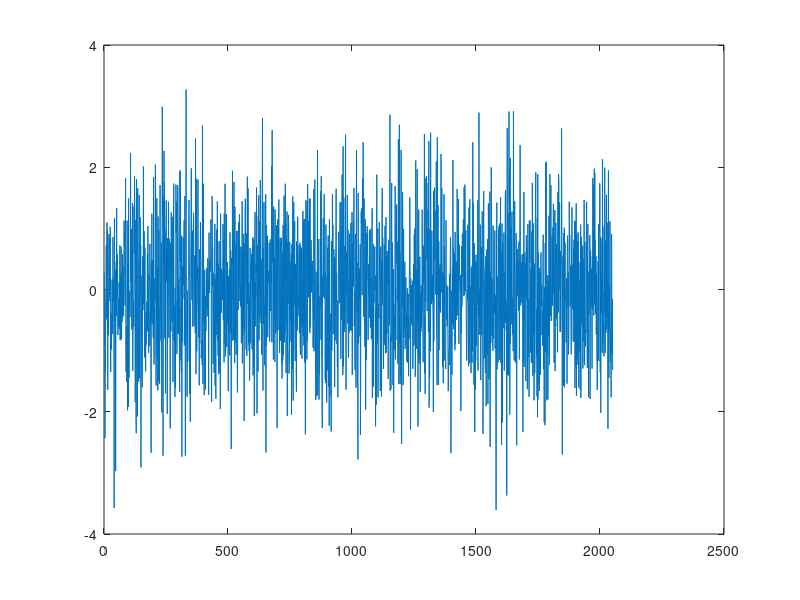
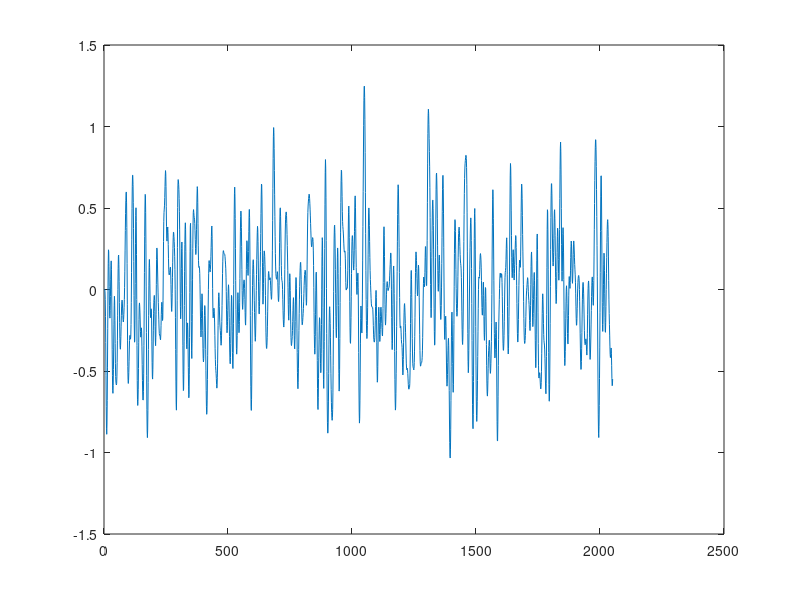
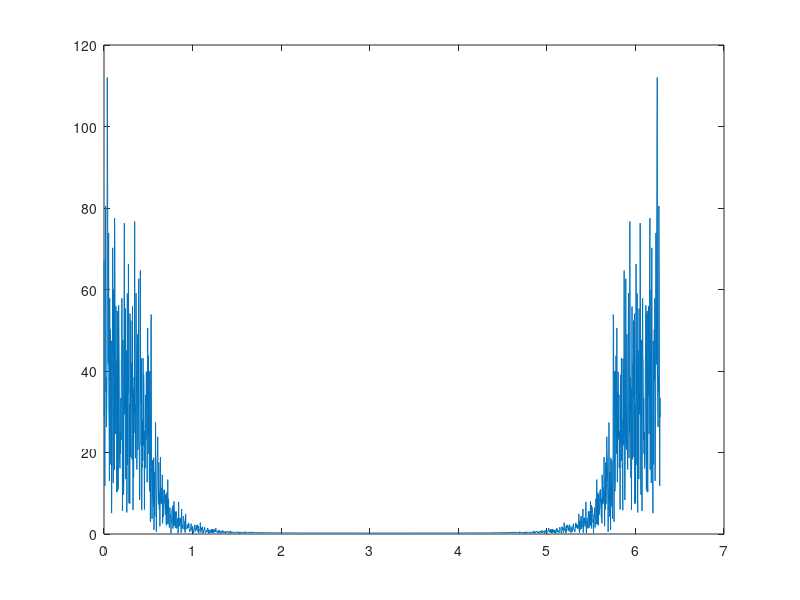
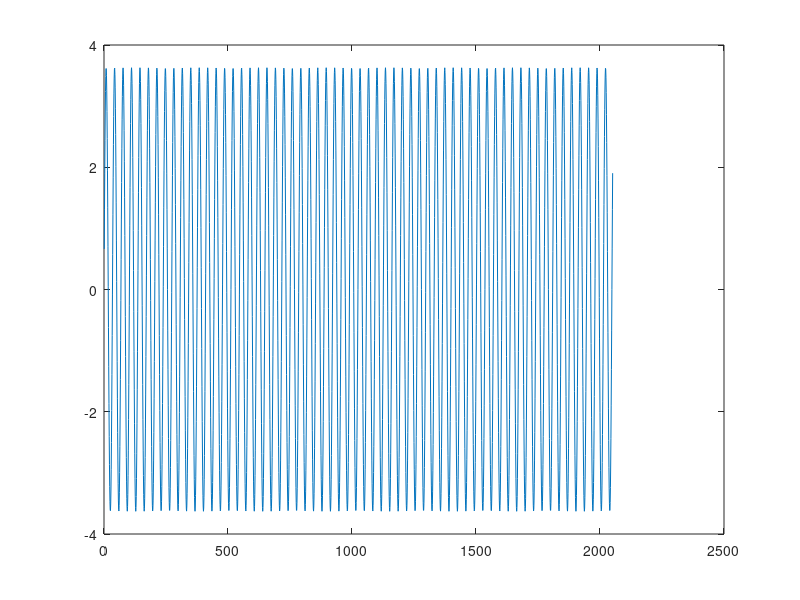

The MATLAB source for these figures, in order:
% Carlos Lazo
% ECE 503 Final Project
% MATLAB Simulation of EMG Signal Filtering Techniques

%%%%%%%%%%%%%%%%%%%%%%%%%%%%%%%%%%%%%%%%%%%%%%%%%%%%%%%%%%%
% The function emg_sim() serves to simulate an EMG signal %
% that has been sampled at 2048Hz. This signal will then  %
% be used to help compare different filtering techniques. %
%%%%%%%%%%%%%%%%%%%%%%%%%%%%%%%%%%%%%%%%%%%%%%%%%%%%%%%%%%%

clear all; close all; clc;      % Remove this line when ready.

% The following are inputs to the function:
%   t_s         = length of EMG signal, in seconds
%   Rel_Mag     = relative magnitude of noise with respect to EMG

% The following are outputs to the function:
%   EMG_sigC    = EMG signal without interference (clean)
%   EMG_sigN    = EMG signal with 60Hz interference (noisy)

t_s         = 1;                                                % Function INPUT
Rel_Mag     = 10;                                               % Function INPUT

% Define all static variables:

Fc          = 150;              % Cutoff Freq of lowpass filter, in Hz
Fn          = 60;               % Frequency of power line interference
Fs          = 2048;             % Sampling Frequency of EMG, in Hz
N_filt      = 4;                % Order for lowpass filter

                                % The length of the vector should be:
                                % Length(EMG) = Sampling Frequency * Time + Transient
                                
n           = (Fs * t_s) + (N_filt - 1);

% !!!!!!!!!!!!!!!!!!!!!!!! %
% ! Function Declaration ! %
% !!!!!!!!!!!!!!!!!!!!!!!! %

% Seed the random number generator, and create a Gaussian
% random vector that will model the EMG signal.

randn ('state', sum (100*clock));

EMG_sig     = randn(1, n);

% Create a 4th-order Butterworth lowpass filter, and pass
% the EMG signal through it.  Cutoff frequency is at 150Hz.
% The resulting signal will be the "clean" EMG.

[b, a]      = butter(N_filt, (Fc)/(Fs/2), 'low');
EMG_sigC    = filter(b, a, EMG_sig);                            % Function OUTPUT

% Compute the RMS value of the "clean" EMG.

RMS         = sqrt (mean (EMG_sigC .^ 2));

% Create an appropriately-scaled signal to model the 60Hz
% power-line interference.

Noise_sig   = RMS * Rel_Mag * sin(2 * pi * (Fn / Fs) * (1:n) );

% Add the power line interference into the clean signal, and
% eliminate the startup transient from the lowpass filter.

EMG_sigN    = EMG_sigC + Noise_sig;

EMG_sigN    = EMG_sigN (N_filt : n);                             % Function OUTPUT

% For debug purposes:

figure;
plot(EMG_sig);
figure;
plot(EMG_sigC);
figure;
w = 2 * pi * [0:length(EMG_sigC)-1] / length(EMG_sigC);
plot(w,abs(fft(EMG_sigC)));
figure;
plot(Noise_sig);
figure;
plot(EMG_sigN);
figure;
w = 2 * pi * [0:length(EMG_sigN)-1] / length(EMG_sigN);
plot(w,abs(fft(EMG_sigN)));